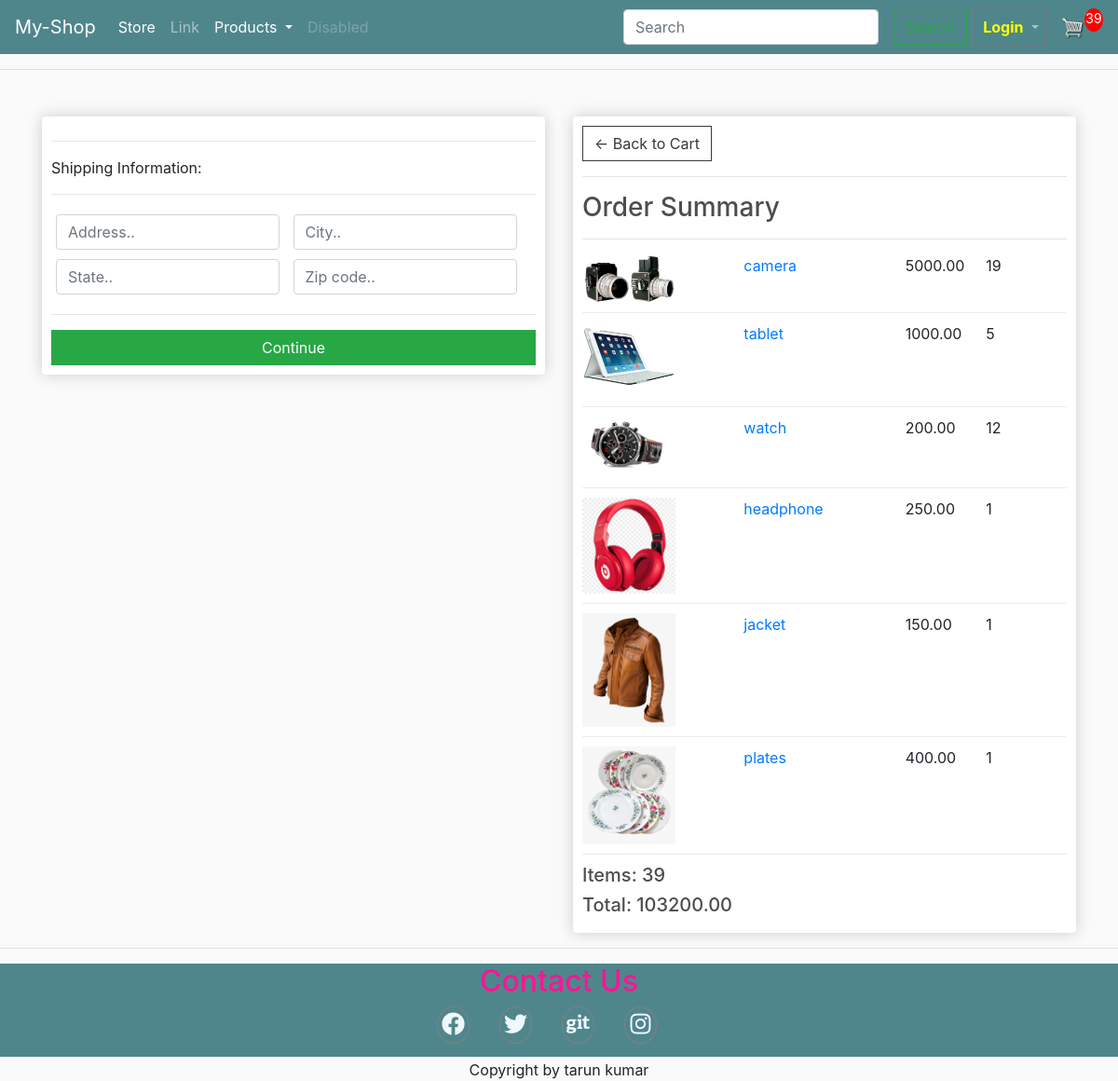
/checkout/ (signed in), run on an earlier commit of the app's database.
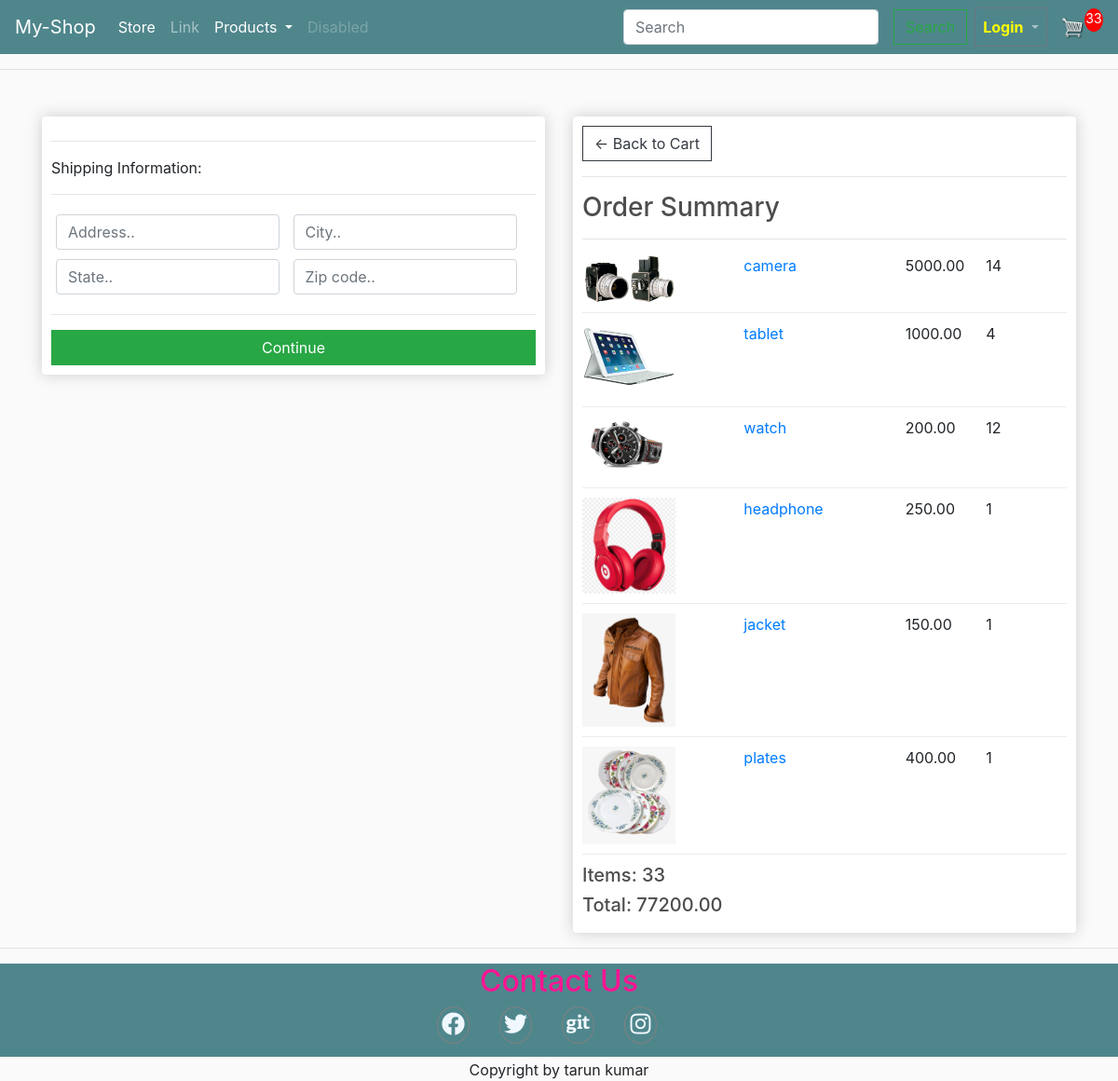
And on a later commit of the database.
### store/models.py (models this page shows, shortened)
class OrderItem(models.Model):
    product = models.ForeignKey(Product, on_delete=models.SET_NULL, blank=True,null=True)
    order = models.ForeignKey(Order, on_delete=models.SET_NULL, blank=True,null=True)
    quantity = models.IntegerField(default=0, null=True,blank=True)
    date_added = models.DateTimeField(auto_now_add=True)
    @property
    def get_total(self):
        total = self.product.price * self.quantity
        return total

class Order(models.Model):
    customer = models.ForeignKey(Customer, on_delete=models.SET_NULL, blank=True,null=True)
    date_order = models.DateTimeField( auto_now_add=True)
    complete =  models.BooleanField(default=False,null=True,blank=False)
    transaction_id = models.CharField( max_length=200,null=True)
    @property
    def shipping(self):
        shipping = False
        orderitems = self.orderitem_set.all()
        for i in orderitems:
            if i.product.degital == False:
                shipping = True
            return shipping
    @property
    def get_cart_total(self):
        orderitems = self.orderitem_set.all()
        total = sum([item.get_total for item in orderitems])
        return total
    @property
    def get_cart_items(self):
        orderitems = self.orderitem_set.all()
        total = sum([item.quantity for item in orderitems])
        return total

class Product(models.Model):
    name = models.CharField(null=True, max_length=50)
    modeltype = models.CharField(null=True, max_length=50)
    price = models.DecimalField( max_digits=7, decimal_places=2)
    productDetail = models.TextField(null=True,blank=True)
    degital = models.BooleanField(default=False,null=True,blank=False)
    image = models.ImageField(null=True,blank=True)
    @property
    def imageURL(self):
        try:
            url = self.image.url
        except:
            url = ''
        return url

### store/views.py (the view)
# urls.py: path('checkout/', views.checkout, name="checkout"),
def checkout(request):
	if request.user.is_authenticated:
		customer = request.user.customer
		order,created = Order.objects.get_or_create(customer=customer,complete=False)
		items = order.orderitem_set.all()
		cartItems = order.get_cart_items
	else:
		items = []
		order = {'get_cart_total':0, 'get_cart_item':0,'shipping':False}
		cartItems = order['get_cart_item']
	context = {'items':items,'order':order,'cartItems':cartItems}
	return render(request, 'store/checkout.html', context)

### store/templates/store/checkout.html (shortened to what this page needs)
{% extends 'store/main.html' %} {% load static %}{% block title %}Checkout-Page{% endblock title %} {% block content %}
<div class="row">
    <div class="col-lg-6">
        <div class="box-element" id="form-wrapper">
            <form id="form">
                <div id="shipping-info">
                    <hr>
                    <p>Shipping Information:</p>
                    <hr>
                    <div class="form-field">
                        <input class="form-control" type="text" name="address" placeholder="Address..">
                    </div>
                    <div class="form-field">
                        <input class="form-control" type="text" name="city" placeholder="City..">
                    </div>
                    <div class="form-field">
                        <input class="form-control" type="text" name="state" placeholder="State..">
                    </div>
                    <div class="form-field">
                        <input class="form-control" type="text" name="zipcode" placeholder="Zip code..">
                    </div>
                </div>
                <hr>
                <input id="form-button" class="btn btn-success btn-block" type="submit" value="Continue">
            </form>
        </div>
        <br>
    </div>
    <div class="col-lg-6">
        <div class="box-element">
            <a class="btn btn-outline-dark" href="{% url 'cart' %}">&#x2190; Back to Cart</a>
            <hr>
            <h3>Order Summary</h3>
            <hr> {% for item in items %}
            <div class="cart-row">
                <div style="flex:2"><img class="row-image" src="{{item.product.imageURL}}"></div>
                <div style="flex:2">
                    <div style="flex:2"><a class="" href="{% url 'product_detail' item.product.name %}">{{item.product.name}}</a></div>
                </div>
                <div style="flex:1">
                    <p>{{item.product.price|floatformat:2}}</p>
                </div>
                <div style="flex:1">
                    <p>{{item.quantity}}</p>
                </div>
            </div>
            {% endfor %}
            <h5>Items: {{order.get_cart_items}}</h5>
            <h5>Total: {{order.get_cart_total}}</h5>
        </div>
    </div>
</div>
{% endblock content %}

What changed in the data, as far as the page shows it:
changed OrderItem "camera": quantity "19" → "14"
changed OrderItem "tablet": quantity "5" → "4"
changed through a linked row, Order: get_cart_items "39" → "33"; get_cart_total "103200.00" → "77200.00"
Also different on the page:
{{ cartItems }}: "39" → "33"
